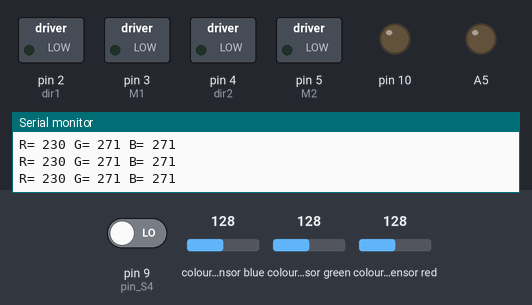
Simulated run of this sketch. Board: Arduino Uno, built with avr-gcc and run on an emulated ATmega328P. On the bench: switched loads named in the sketch (green lamp = pin HIGH), output pins drawn as LEDs (lit = HIGH), the last lines printed to the serial monitor. Wiring (inferred from the names in the program): TCS3200 colour sensor: output pin 13; S2 pin 7; S3 pin 6; S0 pin 12; S1 pin 11. The test bench sets the inputs (shaded band); at power-on: colour sensor red 128, pin 9 (pin_S4) LOW, colour sensor blue 128, colour sensor green 128. Pins used as bus, display or sensor lines are not drawn.

Above: at 1.2 s.
1.3 s: colour sensor red set to 112
3.0 s: colour sensor red set to 105
At 4.5 s:
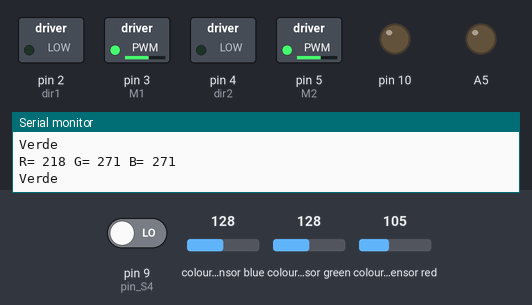
4.8 s: pin 9 (pin_S4) driven HIGH
At 5.6 s:
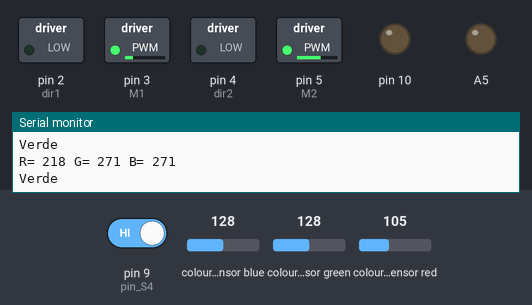
7.8 s: pin 9 (pin_S4) driven LOW
At 8.6 s:
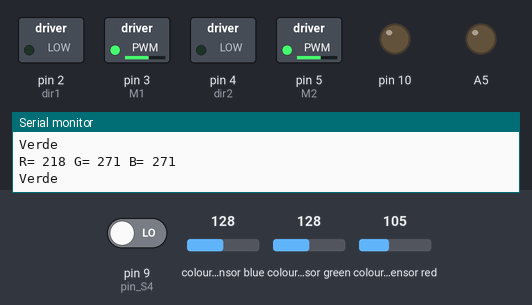
Timing chart, 0 to 10.3 s (numbered marks = the images above; inputs shaded):
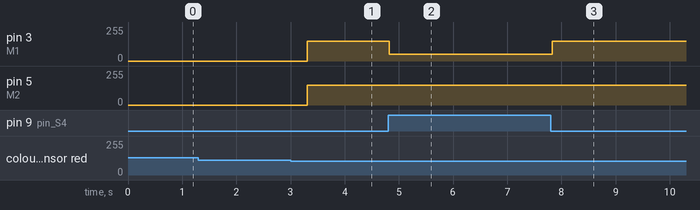

Measured:
- the behaviour switches between 108 and 107 on colour sensor red (found by bisection; images 0 and 1)
- after the input at 3.0 s, pin 3 (M1), pin 5 (M2): 0/255 → 150/255 after 0.31 s
- after the input at 4.8 s, pin 3 (M1): 150/255 → 50/255 at once
- after the input at 7.8 s, pin 3 (M1): 50/255 → 150/255 at once

The sketch:

Complete.ino
```cpp
//Codigo carrinho APS 5º& 6ºsemestre.

//Definição dos pinos de controle do motor
#define M1 3 // Pino_Velocidade 1º Motor ( 0 a 255) Porta IN2 ponte H.
#define M2 5 //Pino_Velocidade 2º Motor ( 0 a 255) Porta IN4 ponte H.
#define dir1 2 //Pino_Direção do 1º Motor: Para frente / Para trás (HIGH ou LOW) porta IN1 ponte H.
#define dir2 4 //Pino_Direção do 2º Motor: Para frente / Para trás (HIGH ou LOW) porta IN3 ponte H.

//Definição dos pinos dos sensores IR
//#define pin_S1 6  //Sensor IR 1. [não usado]
#define pin_S2 7  //Sensor IR 2.
//#define pin_S3 8  //Sensor IR 3. [não usado]
#define pin_S4 9  //Sensor IR 4.
//#define pin_S5 10  //Sensor IR 5. [não usado]

#define S0 12 //Sensor de Cor 0.
#define S1 11 //Sensor de Cor 1.
#define S2 8  //Sensor de Cor 2.
#define S3 6  //Sensor de Cor 3.
#define SOUT 13  //Sensor Saida de Frequencia.

//Zera o valor dos sensores IR.
//bool Sensor1 = 0;
bool Sensor2 = 0;
//bool Sensor3 = 0;
bool Sensor4 = 0;
//bool Sensor5 = 0;
int velocidadeConst = 150;
//variável responsável por controlar a velocidade dos motores.
int velocidade = velocidadeConst;

int redColor = 0; // declara uma variavel int de nome red para uso do sensor de cor.
int greenColor = 0; // declara uma variavel int de nome green para uso do sensor de cor.
int blueColor = 0;// declara uma variavel int de nome blue para uso do sensor de cor.

int redFrequency = 0; //declara uma variavel de frequencia de cor.
int greenFrequency = 0; //declara uma variavel de frequencia de cor.
int blueFrequency = 0; //declara uma variavel de frequencia de cor.

void setup() {
  Serial.begin(9600);
  //Pinos de controle dos motores como saída.
  pinMode(M1, OUTPUT);
  pinMode(M2, OUTPUT);
  pinMode(dir1, OUTPUT);
  pinMode(dir2, OUTPUT);

  //coloca os fotodiodos em funcionamento.
  digitalWrite(S0, HIGH);
  digitalWrite(S1, LOW);

  //Pino para o LED vermelho, saída.
  pinMode(10, OUTPUT);

  //Direção inicial do motor como 0, isso fará com que ambos os motores girem para frente.
  digitalWrite(dir1, LOW);
  digitalWrite(dir2, LOW);

  //Pinos dos sensores como entrada
  //pinMode(pin_S1, INPUT);  //[não usado]
  pinMode(pin_S2, INPUT);
  //pinMode(pin_S3, INPUT);  //[não usado]
  pinMode(pin_S4, INPUT);
  //pinMode(pin_S5, INPUT);  //[não usado]

  //Pinos do sensor de cor. Sensores como saida e sensor de frequencia como entrada.
  pinMode(S0, OUTPUT);
  pinMode(S1, OUTPUT);
  pinMode(S2, OUTPUT);
  pinMode(S3, OUTPUT);
  pinMode(SOUT, INPUT);

  //declara o pino de LED.
  pinMode(A5, OUTPUT);
}

void loop() {

  //Comportamento de movimento do carrinho: Para a cor branca valor 0 e para a cor preta, o valor 1.

  if ((Sensor2 == 1) && (Sensor4 == 1)) { // Se detectar na extremidade das faixas duas cores pretass.
    analogWrite(M1, velocidade); // Ambos motores ligam na mesma velocidade.
    analogWrite(M2, velocidade);
  }

  if ((Sensor2 == 0) && (Sensor4 == 1)) { // Se detectar um lado branco e o outro preto.
    analogWrite(M1, 50); // O motor 1 desliga.
    analogWrite(M2, velocidade); // O motor 2 fica ligado, fazendo assim o carrinho virar.
  }

  if ((Sensor2 == 1) && (Sensor4 == 0)) { // Se detectar um lado preto e o outro branco.
    analogWrite(M1, velocidade); //O motor 1 fica ligado.
    analogWrite(M2, 50); // O motor 2 desliga, fazendo assim o carrinho virar no outro sentido.
  }

// Leitura dos fotodiodos R, G, B (vermelho, verde e azul).
  digitalWrite(S2, LOW);
  digitalWrite(S3, LOW);
  redFrequency = pulseIn(SOUT, LOW);
  redColor = map(redFrequency, 22, 190, 255, 0);
  delay(100);

  digitalWrite(S2, HIGH);
  digitalWrite(S3, HIGH);
  greenFrequency = pulseIn(SOUT, LOW);
  greenColor = map(greenFrequency, 48, 190, 255, 0);
  delay(100);

  digitalWrite(S2, LOW);
  digitalWrite(S3, HIGH);
  blueFrequency = pulseIn(SOUT, LOW);
  blueColor = map(blueFrequency, 48, 190, 255, 0);
  delay(100);

//Print(impressão) no serial para debug das cores.
  Serial.print("R= ");
  Serial.print(redColor);
  Serial.print(" ");
  Serial.print("G= ");
  Serial.print(greenColor);
  Serial.print(" ");
  Serial.print("B= ");
  Serial.print(blueColor);
  Serial.println(" ");


  //Guarda o valor lido pelos sensores IR na variavel correspondente.
  //Sensor1 = digitalRead(pin_S1);  //[não usado]
  Sensor2 = digitalRead(pin_S2);
  //Sensor3 = digitalRead(pin_S3);  //[não usado]
  Sensor4 = digitalRead(pin_S4);
  //Sensor5 = digitalRead(pin_S5);  //[não usado]

  if (redColor > 0 || greenColor > 0 || blueColor > 0) {

    if (redColor > greenColor && redColor > blueColor && blueColor > greenColor && redColor > 0 && greenColor > 0 && blueColor > 0 && redColor >= 200) {
      velocidade = 0;
      Serial.println("Vermelho");
      analogWrite(M1, 0);
      analogWrite(M2, 0);
      //vermelho
    }
    if (redColor > 0 && greenColor > 0 && blueColor > 0 && redColor >= 180 && greenColor >= 225 && blueColor >= 230 && redColor < 220) {
      velocidade = velocidadeConst;
      Serial.println("Verde");
      analogWrite(M1, velocidade);
      analogWrite(M2, velocidade);
      //verde
    }
    if (redColor > 0 && greenColor > 0 && blueColor > 0 && redColor >= 265 && greenColor >= 300 && blueColor >= 270) {

      digitalWrite(A5, HIGH);
      delay(300);
      digitalWrite(A5, LOW);
      Serial.println("Amarelo");
      //amarelo
    }
  }
}
```
